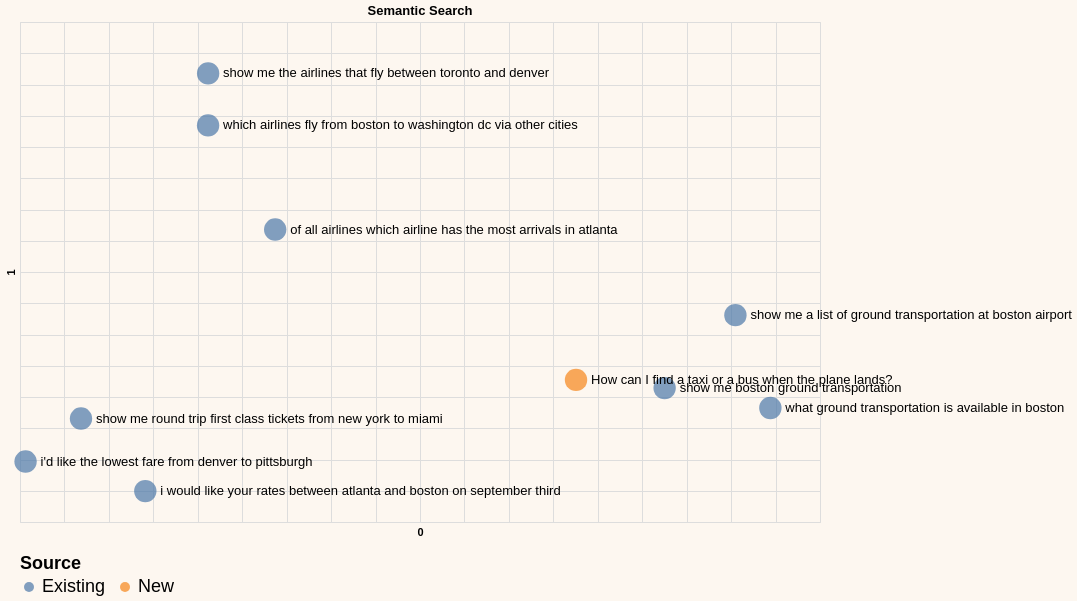

Source (notebook cell):
### Code cell
# Create column for representing chart legend
df_sem_pc2['Source'] = 'Existing'
df_sem_pc2.at[len(df_sem_pc2)-1, 'Source'] = "New"

# Plot on a chart
df_sem_pc2.columns = df_sem_pc2.columns.astype(str)
selection = list(range(sample)) + [-1]
generate_chart(df_sem_pc2.iloc[selection],'0','1',color='Source',title='Semantic Search')

### Figure 1 — Vega-Lite specification as saved in the notebook (floating-point values rounded to 4 significant figures; data arrays with more than 128 entries replaced by an {"elided": "..."} marker saying what was removed)
{"config": {"view": {"continuousWidth": 300, "continuousHeight": 300}, "background": "#FDF7F0", "legend": {"labelFontSize": 18, "orient": "bottom", "titleFontSize": 18}}, "layer": [{"mark": {"type": "circle", "size": 500}, "encoding": {"color": {"field": "Source", "type": "nominal"}, "tooltip": [{"field": "query", "type": "nominal"}], "x": {"axis": {"domain": false, "labels": false, "ticks": false}, "field": "0", "scale": {"zero": false}, "type": "quantitative"}, "y": {"axis": {"domain": false, "labels": false, "ticks": false}, "field": "1", "scale": {"zero": false}, "type": "quantitative"}}}, {"mark": {"type": "text", "align": "left", "baseline": "middle", "color": "black", "dx": 15, "size": 13}, "encoding": {"color": {"value": "black"}, "text": {"field": "query", "type": "nominal"}, "tooltip": [{"field": "query", "type": "nominal"}], "x": {"axis": {"domain": false, "labels": false, "ticks": false}, "field": "0", "scale": {"zero": false}, "type": "quantitative"}, "y": {"axis": {"domain": false, "labels": false, "ticks": false}, "field": "1", "scale": {"zero": false}, "type": "quantitative"}}}], "data": {"name": "data-f549df9946d464789c3fdaf86de3075c"}, "height": 500, "title": "Semantic Search", "width": 800, "$schema": "https://vega.github.io/schema/vega-lite/v5.20.1.json", "datasets": {"data-f549df9946d464789c3fdaf86de3075c": [{"query": " which airlines fly from boston to washington dc via other cities", "query_embeds": {"elided": "1536 float values"}, "0": -0.08842, "1": 0.4345, "Source": "Existing"}, {"query": " show me the airlines that fly between toronto and denver", "query_embeds": {"elided": "1536 float values"}, "0": -0.08837, "1": 0.5178, "Source": "Existing"}, {"query": " show me round trip first class tickets from new york to miami", "query_embeds": {"elided": "1536 float values"}, "0": -0.2314, "1": -0.03446, "Source": "Existing"}, {"query": " i'd like the lowest fare from denver to pittsburgh", "query_embeds": {"elided": "1536 float values"}, "0": -0.2937, "1": -0.1033, "Source": "Existing"}, {"query": " show me a list of ground transportation at boston airport", "query_embeds": {"elided": "1536 float values"}, "0": 0.5048, "1": 0.1309, "Source": "Existing"}, {"query": " show me boston ground transportation", "query_embeds": {"elided": "1536 float values"}, "0": 0.4252, "1": 0.01426, "Source": "Existing"}, {"query": " of all airlines which airline has the most arrivals in atlanta", "query_embeds": {"elided": "1536 float values"}, "0": -0.01292, "1": 0.2679, "Source": "Existing"}, {"query": " what ground transportation is available in boston", "query_embeds": {"elided": "1536 float values"}, "0": 0.5442, "1": -0.01757, "Source": "Existing"}, {"query": " i would like your rates between atlanta and boston on september third", "query_embeds": {"elided": "1536 float values"}, "0": -0.159, "1": -0.1506, "Source": "Existing"}, {"query": "How can I find a taxi or a bus when the plane lands?", "query_embeds": {"elided": "1536 float values"}, "0": 0.3255, "1": 0.02731, "Source": "New"}]}}
